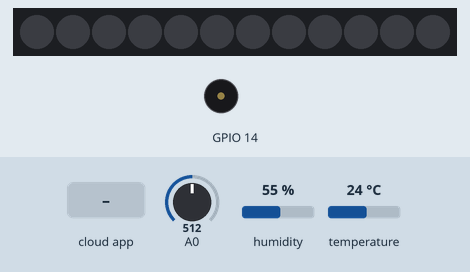
This sketch was run on a simulated ESP8266 (NodeMCU). Parts: 12 RGB LEDs in strip order, left to right, buzzer (waves = sounding). Inputs (shaded band) come from the test bench; at power-on: A0 = 512, humidity 55 %, temperature 24 °C. Dim RGB values are drawn brighter than linear; WiFi joins after 1.5 s; servers stay silent unless stated; the Firebase database answers and starts empty.

Above: at 2.7 s.
2.8 s: the phone or cloud app sets Color_R to 25
At 7.9 s:
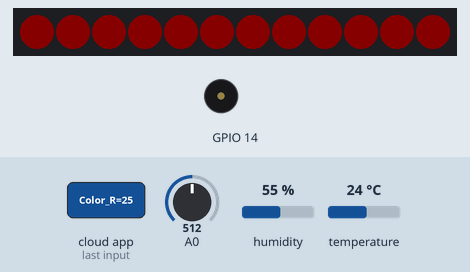
8.1 s: the phone or cloud app sets Color_G to 25
At 9.63 s:
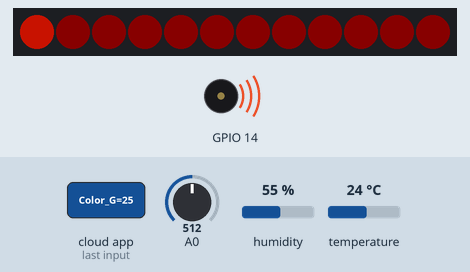
11.4 s: the phone or cloud app sets Color_B to 25
At 14.2 s:
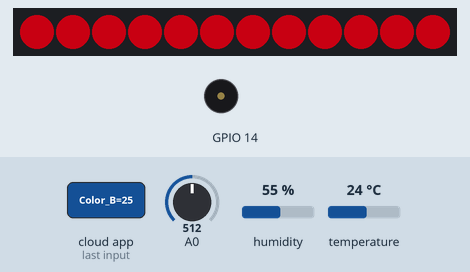
14.3 s: the phone or cloud app sets brightness to 0
At 19.62 s:
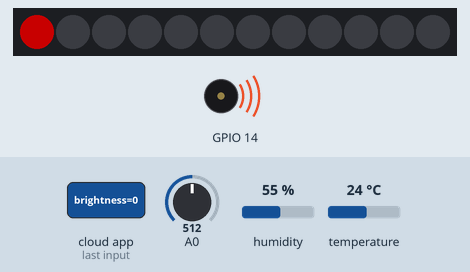
21.0 s: the phone or cloud app sets Color_R to 0
At 23.55 s:
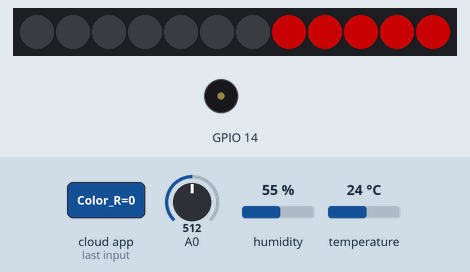
24.3 s: the phone or cloud app sets PowerOn to 25
At 26.63 s:
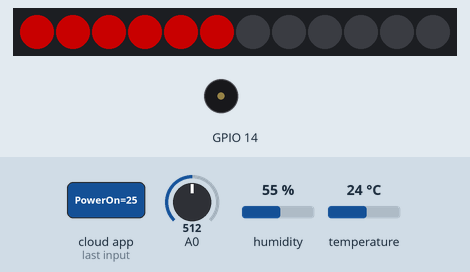
Timing chart, 0 to 29.0 s (numbered marks = the images above; inputs shaded):
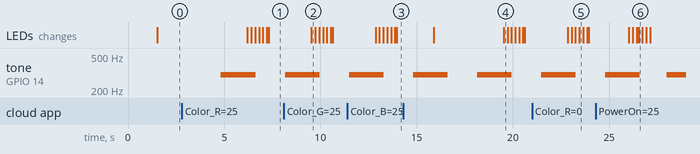

Measured:
- after the input at 14.3 s, the LEDs: first change after 1.6 s (image 4 shows a later state)
- after the input at 21.0 s, the LEDs: first change after 1.9 s (image 5 shows a later state)
- by itself, tone on GPIO 14: alternates 300 Hz for 1.8 s and silent for 1.5 s

The sketch:

iot_contest_aee8q.ino
```cpp
/*
 * NeoPixel : 15 -> D8
 * GasSensor : A0 -> A0
 * DHT : 12 -> D6
 * Buzzer : 14 -> D5
 * DHT PIN과 Buzzer PIN을 잘못 연결한 코드임 ==> 코드 올리기 전에 꼭 확인
 * 와이파이는 휴대폰 핫스팟 이용(POCO F1)
 *
 */

#include <ESP8266WiFi.h>
#include <FirebaseArduino.h>

#include <Adafruit_NeoPixel.h>
#ifdef __AVR__
  #include<avr/power.h>
#endif
Adafruit_NeoPixel strip = Adafruit_NeoPixel(12, 15, NEO_GRB + NEO_KHZ800);

#include<DHT.h>
DHT dht(12, DHT11);

#define FIREBASE_HOST "iotcontest-e8046.firebaseio.com"
#define FIREBASE_AUTH ""
#define WIFI_SSID "IoT_Smart_Home"
#define WIFI_PASSWORD "e8046iot"

float colorR = 255.0;
float colorG = 255.0;
float colorB = 255.0;


void setup() {
  pinMode(A0, INPUT);
  // 와이파이 연결
  WiFi.begin(WIFI_SSID, WIFI_PASSWORD);
  while (WiFi.status() != WL_CONNECTED) {
    delay(500);
  }
  Firebase.begin(FIREBASE_HOST, FIREBASE_AUTH);
  strip.begin();
  dht.begin();
}

void loop()
{
  // 온도센서 값 조사 + Firebase 서버에 업로드
 float t = dht.readTemperature();
 float h = dht.readHumidity();
 Firebase.setFloat("aee8q/Temp/", t);
 Firebase.setFloat("aee8q/Hum/", h);
 // 가스센서 값 조사 + Firebase 서버에 업로드
 int gas = analogRead(A0);
 Firebase.setFloat("aee8q/GasSensor/", gas);
  // NeoPixel(LED)의 색을 Firebase 서버와 동기화
  colorR = Firebase.getFloat("aee8q/Color/Color_R/");
  colorG = Firebase.getFloat("aee8q/Color/Color_G/");
  colorB = Firebase.getFloat("aee8q/Color/Color_B/");
  float brightness = Firebase.getFloat("aee8q/brightness/");
  strip.setBrightness(brightness);
  strip.show();


  if(Firebase.getFloat("aee8q/PowerOn/") == 0)
  {
      Firebase.setFloat("aee8q/brightness/", 0.0); // 밝기를 0으로(전원 끄기)
  }
  else if(brightness == 0)
  {
    Firebase.setFloat("aee8q/brightness/", 100.0);
  }


      for(int i = 0; i<strip.numPixels(); i++)
     {
        strip.setPixelColor(i, strip.Color(colorR, colorG, colorB));
        strip.show();
        delay(100);
      }


  //화재 발생 시


  if(t > 40.0 || gas > 150 || Firebase.getFloat("FireDetected") == 1)
  {
    Firebase.setFloat("aee8q/Color/Color_R/", 255.0);
    Firebase.setFloat("aee8q/Color/Color_G/", 0.0);
    Firebase.setFloat("aee8q/Color/Color_B/", 0.0); // 색을 빨간색으로
    Firebase.setFloat("aee8q/brightness/", 100.0);
    Firebase.setFloat("FireDetected", 1);
    tone(14, 300, 1800);

  }
  else
  {
    if(colorR > (5 * colorB) && colorR > (5 * colorG) )
    {
    Firebase.setFloat("aee8q/Color/Color_R/", 255.0);
    Firebase.setFloat("aee8q/Color/Color_G/", 255.0);
    Firebase.setFloat("aee8q/Color/Color_B/", 255.0);
    }
  }


}
```
